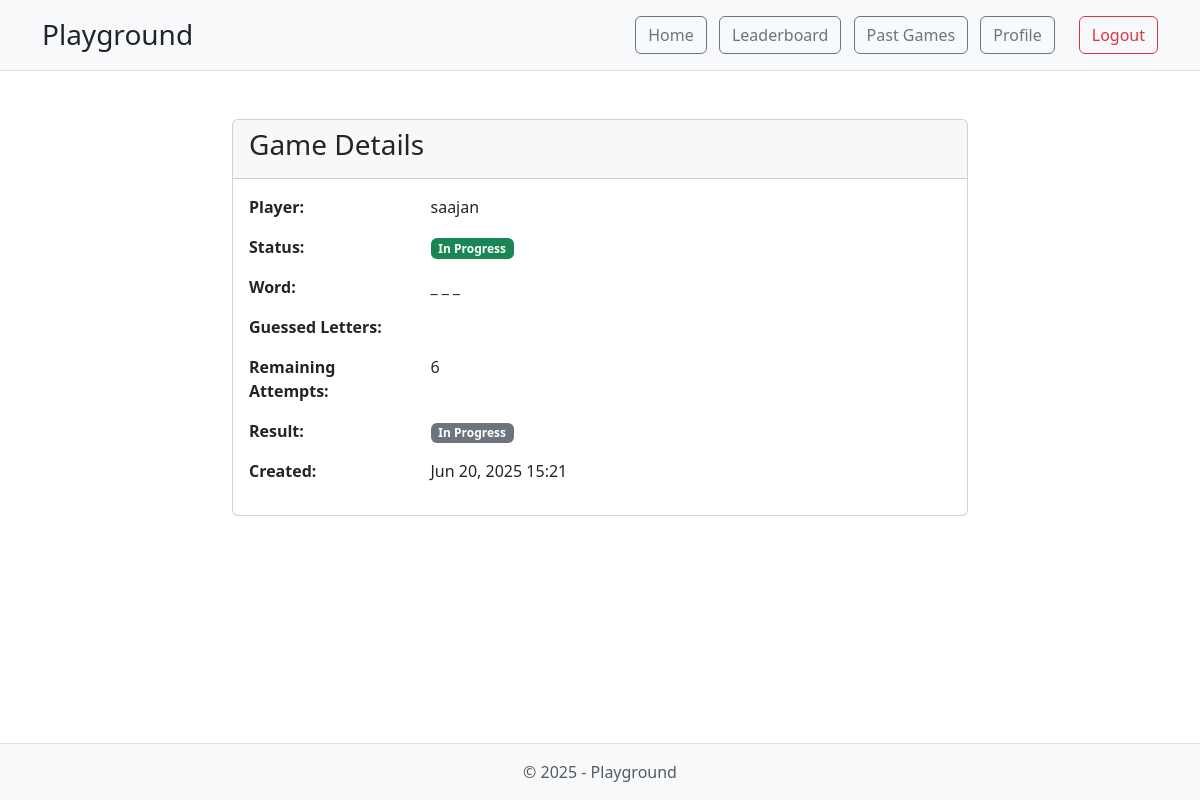
/hangman/game/finished/54/ (signed in), run on the app's committed database.
### hangman/models.py (models this page shows)
class HangmanGame(models.Model):
    user = models.ForeignKey(User, on_delete=models.CASCADE)
    word = models.ForeignKey(HangmanWord, on_delete=models.CASCADE)
    guessed_letters = models.CharField(max_length=100, default="")
    remaining_attempts = models.IntegerField(default=6)
    is_over = models.BooleanField(default=False)
    won = models.BooleanField(null=True)
    created_at = models.DateTimeField(auto_now_add=True)

### hangman/views.py (the view)
# urls.py: path('game/finished/<int:id>/', views.hangman_finished),
@login_required
def hangman_finished(request, id):
    game = get_object_or_404(HangmanGame, id=id, user=request.user)
    template = loader.get_template('hangman_finished.html')
    context = {
        'game': game
    }
    return HttpResponse(template.render(context, request))

### hangman/templates/hangman_finished.html (shortened to what this page needs)
{% extends 'base.html' %}
{% block content %}
    <div class="container mt-4">
        <div class="row justify-content-center">
            <div class="col-md-8">
                <div class="card">
                    <div class="card-header">
                        <h3 class="card-title">Game Details</h3>
                    </div>
                    <div class="card-body">
                        <div class="row mb-3">
                            <div class="col-sm-3"><strong>Player:</strong></div>
                            <div class="col-sm-9">{{ game.user.username }}</div>
                        </div>
                        <div class="row mb-3">
                            <div class="col-sm-3"><strong>Status:</strong></div>
                            <div class="col-sm-9">
                                {% if game.is_over %}
                                    <span class="badge bg-danger">Game Over</span>
                                {% else %}
                                    <span class="badge bg-success">In Progress</span>
                                {% endif %}
                            </div>
                        </div>
                        <div class="row mb-3">
                            <div class="col-sm-3"><strong>Word:</strong></div>
                            <div class="col-sm-9">
                                {% for letter in game.word.text %}
                                    {% if letter|lower in game.guessed_letters|lower %}
                                        {{ letter }}
                                    {% else %}
                                        _
                                    {% endif %}
                                {% endfor %}
                            </div>
                        </div>
                        <div class="row mb-3">
                            <div class="col-sm-3"><strong>Guessed Letters:</strong></div>
                            <div class="col-sm-9">{{ game.guessed_letters|join:", " }}</div>
                        </div>
                        <div class="row mb-3">
                            <div class="col-sm-3"><strong>Remaining Attempts:</strong></div>
                            <div class="col-sm-9">{{ game.remaining_attempts }}</div>
                        </div>
                        <div class="row mb-3">
                            <div class="col-sm-3"><strong>Result:</strong></div>
                            <div class="col-sm-9">
                                {% if game.is_over %}
                                    {% if game.won %}
                                        <span class="badge bg-success">You Won!</span>
                                    {% else %}
                                        <span class="badge bg-danger">You Lost!</span>
                                    {% endif %}
                                {% else %}
                                    <span class="badge bg-secondary">In Progress</span>
                                {% endif %}
                            </div>
                        </div>
                        <div class="row mb-3">
                            <div class="col-sm-3"><strong>Created:</strong></div>
                            <div class="col-sm-9">{{ game.created_at|date:"M d, Y H:i" }}</div>
                        </div>
                    </div>
                </div>
            </div>
        </div>
    </div>
{% endblock %}

### data on the page
HangmanGame: user.username "saajan", remaining_attempts "6", created_at "Jun 20, 2025 15:21"
